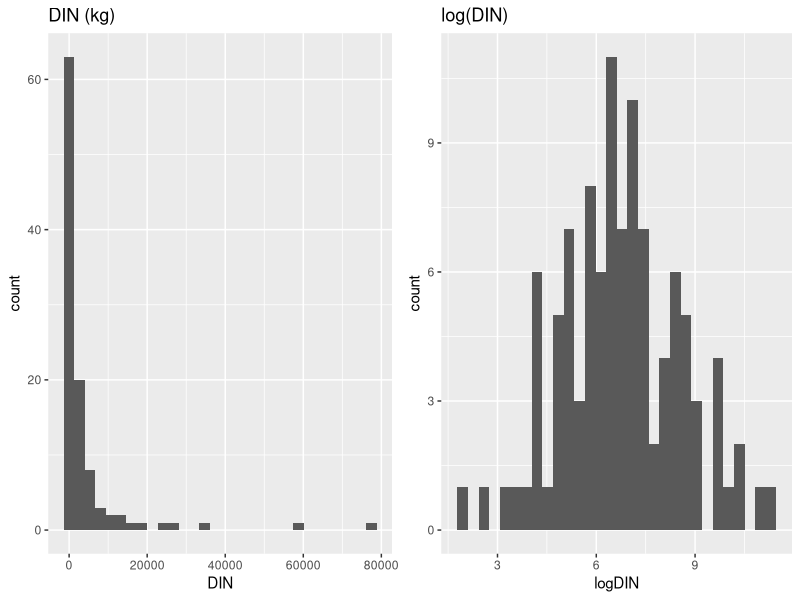
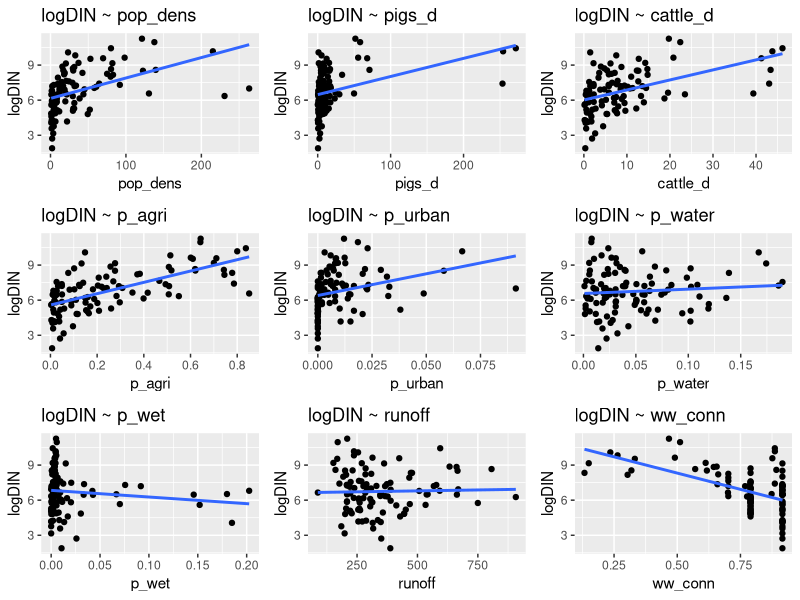

R code for these plots, in order:
## ---- chunk 1
set.seed(2025)

# Paket 
library(dplyr)
library(ggplot2)
library(broom)
library(gridExtra)

library(MASS)
library(car)

library(readr)
library(tidyr)


# Läs in
b <- read.csv("baltic_DIN.csv", stringsAsFactors = FALSE)

str(b)
summary(b)
## ---- chunk 2
# (i) Stad + landsbygd ≈ 100?
all.equal(b$x3 + b$x4, rep(100, nrow(b)), tolerance = 1e-8)

# (ii) Delar markanvändningskategorierna upp avrinningsområdet?
land_cols <- paste0("x", 6:15)
all.equal(rowSums(b[ , land_cols]), b$x1, tolerance = 1e-6)

# (iii) Saknade värden per variabel och länder
data.frame(n_missing = sapply(b, function(z) sum(is.na(z))))
table(Country = b$x20)
## ---- chunk 3
b2 <- b %>%
  mutate(
    area_km2 = x1 * 0.01,                     # 1 ha = 0,01 km^2
    DIN      = y,
    logDIN   = log(y),                        # responsvariabel för modellering
    # Tätheter per km^2
    pop_dens = x5,                            # givet i data; lika med x2/area_km2
    pigs_d   = x17 / area_km2,
    cattle_d = x18 / area_km2,
    # Andelar av markanvändning (en referenskategori måste utelämnas i modeller)
    p_decid  = x6/x1,
    p_conif  = x7/x1,
    p_mixf   = x8/x1,
    p_shrub  = x9/x1,
    p_wet    = x10/x1,
    p_agri   = x11/x1,
    p_bare   = x12/x1,
    p_water  = x13/x1,
    p_snow   = x14/x1,
    p_urban  = x15/x1,
    # Övrigt
    runoff   = x16,                           # mm/år
    ww_conn  = x19/100,                       # andel i [0,1]
    Country  = factor(ifelse(x20=="MISSING","Unknown", x20))
  )

summary(b2$logDIN)
## ---- chunk 4
# Histogram
p1 <- ggplot(b2, aes(DIN))    + geom_histogram(bins=30) + ggtitle("DIN (kg)")
p2 <- ggplot(b2, aes(logDIN)) + geom_histogram(bins=30) + ggtitle("log(DIN)")
gridExtra::grid.arrange(p1, p2, ncol = 2)

# Utvalda spridningsdiagram mot logDIN
vars <- c("pop_dens","pigs_d","cattle_d","p_agri","p_urban","p_water","p_wet","runoff","ww_conn")
plots <- lapply(vars, function(v) {
  ggplot(b2, aes_string(v, "logDIN")) + geom_point() + geom_smooth(method="lm", se=FALSE) +
    labs(title = paste("logDIN ~", v))
})
do.call(gridExtra::grid.arrange, c(plots, ncol=3))
## ---- chunk 5
# Tabell över enkla regressioner 
simp_vars <- c("pop_dens","pigs_d","cattle_d","p_agri","p_urban","p_water","p_wet","runoff","ww_conn")
simp_fits <- lapply(simp_vars, function(v) lm(reformulate(v, "logDIN"), data = b2))

simp_tab <- dplyr::bind_rows(lapply(seq_along(simp_fits), function(i){
  fit <- simp_fits[[i]]
  tdy <- broom::tidy(fit)
  g   <- broom::glance(fit)
  row <- tdy[tdy$term == simp_vars[i], , drop = FALSE]

  data.frame(
    model = paste0("logDIN ~ ", simp_vars[i]),
    beta1 = if (nrow(row)) row$estimate else NA_real_,
    pval  = if (nrow(row)) row$p.value  else NA_real_,
    R2    = g$r.squared,
    AdjR2 = g$adj.r.squared,
    RMSE  = g$sigma,
    row.names = NULL
  )
}))

simp_tab[order(-simp_tab$AdjR2), ]

## ---- chunk 6
full0 <- lm(logDIN ~ pop_dens + pigs_d + cattle_d + runoff + ww_conn +
              p_agri + p_wet + p_water + p_urban,
            data = b2)
summary(full0)
car::vif(full0)
## ---- chunk 7
full1 <- lm(DIN ~ pop_dens + pigs_d + cattle_d + runoff + ww_conn +
              p_agri + p_wet + p_water + p_urban,
            data = b2)
summary(full0)

## ---- chunk 8
full_step <- MASS::stepAIC(full0, direction = "both", trace = FALSE)
summary(full_step)
car::vif(full_step)
